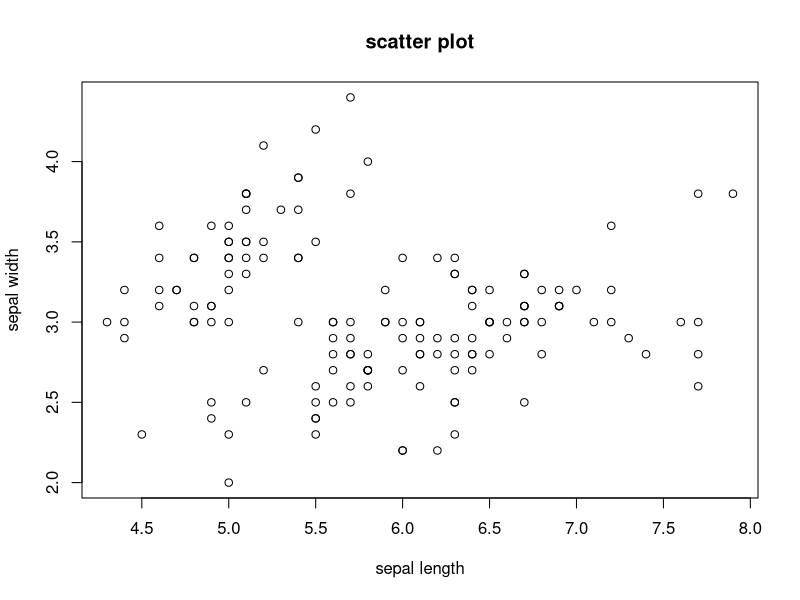

R code for this plot: (Note: this script raises an error after producing the figure.)
head(iris)
plot(x = iris$Sepal.Length, y = iris$Sepal.Width, xlab = "sepal length",
     ylab = "sepal width", main = "scatter plot")
car(iris[, -5])
pairs(iris[, -5])
